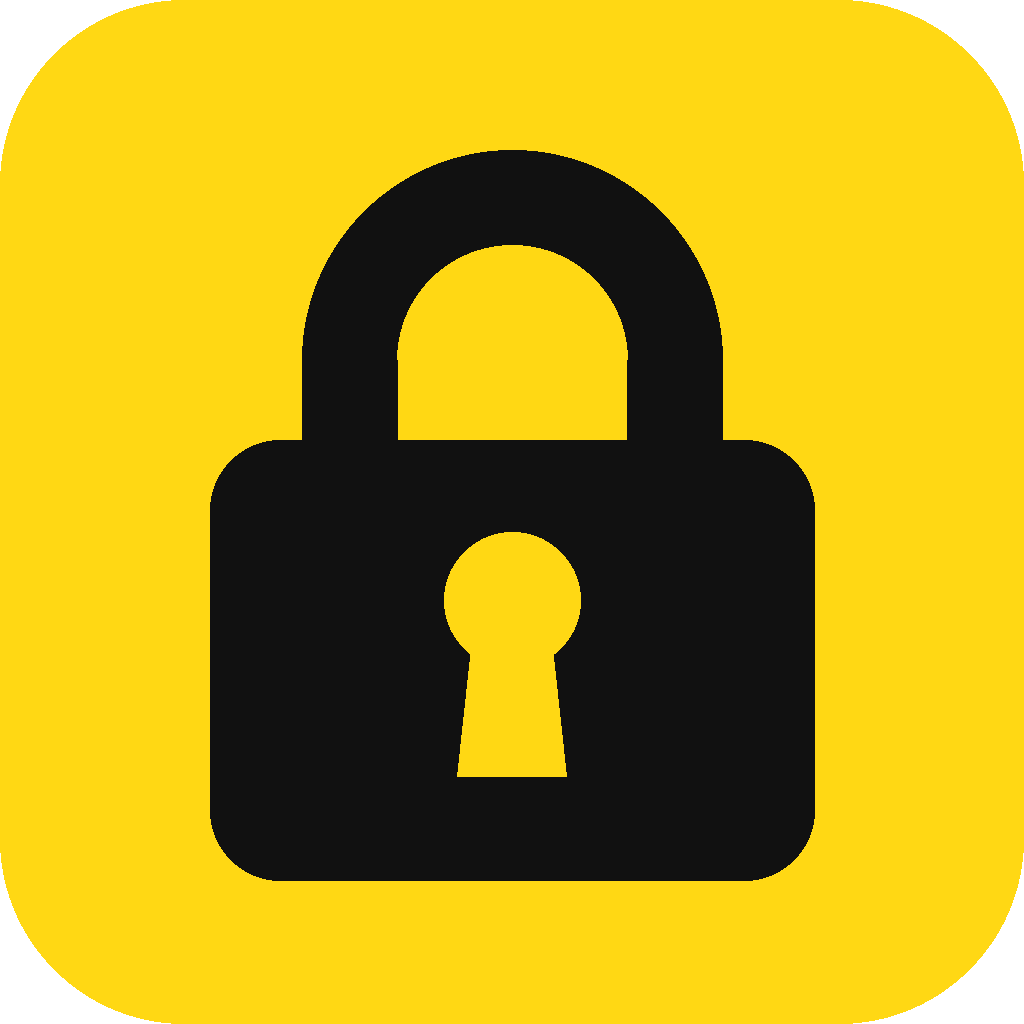

Python code for this plot:
# Draws the vauth-desktop icon: a black padlock with a yellow keyhole on a
# yellow rounded tile. Regenerates icon.png (1024 px) and icon.ico.
from PIL import Image, ImageDraw

S, YELLOW, BLACK = 1024, "#FFD814", "#111111"
image = Image.new("RGBA", (S, S), (0, 0, 0, 0))
draw = ImageDraw.Draw(image)
draw.rounded_rectangle((0, 0, S - 1, S - 1), radius=S * 0.18, fill=YELLOW)
# Shackle: half circle and two legs, behind the body.
cx, top, half, width = S / 2, 150, 210, 95
draw.arc((cx - half, top, cx + half, top + 2 * half), 180, 360, fill=BLACK, width=width)
draw.rectangle((cx - half, top + half, cx - half + width, 520), fill=BLACK)
draw.rectangle((cx + half - width, top + half, cx + half, 520), fill=BLACK)
draw.rounded_rectangle((210, 440, 814, 880), radius=70, fill=BLACK)
# Keyhole.
cy, r = 600, 68
draw.ellipse((cx - r, cy - r, cx + r, cy + r), fill=YELLOW)
draw.polygon([(cx - r * .55, cy + r * .3), (cx + r * .55, cy + r * .3), (cx + r * .8, cy + r * 2.6), (cx - r * .8, cy + r * 2.6)], fill=YELLOW)
image.save("icon.png")
image.resize((256, 256), Image.LANCZOS).save("icon.ico", sizes=[(s, s) for s in (16, 20, 24, 32, 40, 48, 64, 128, 256)])
